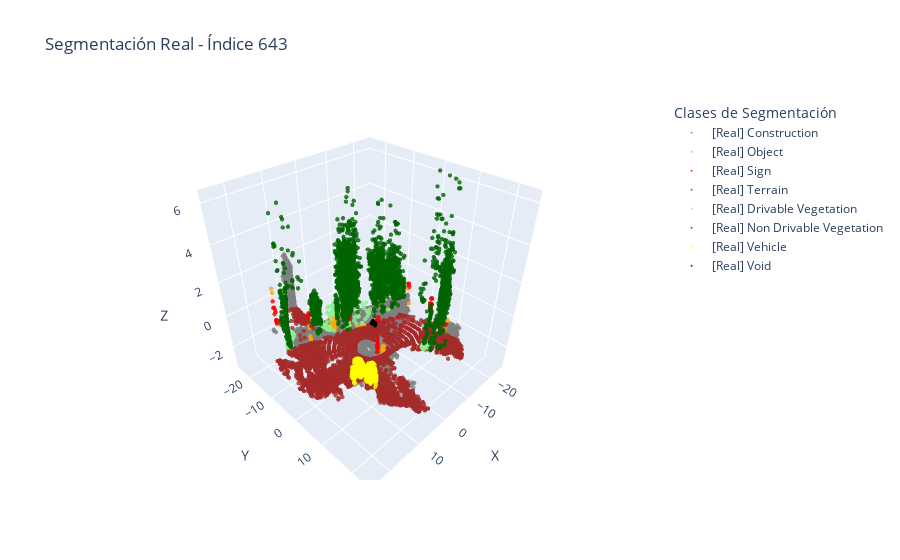
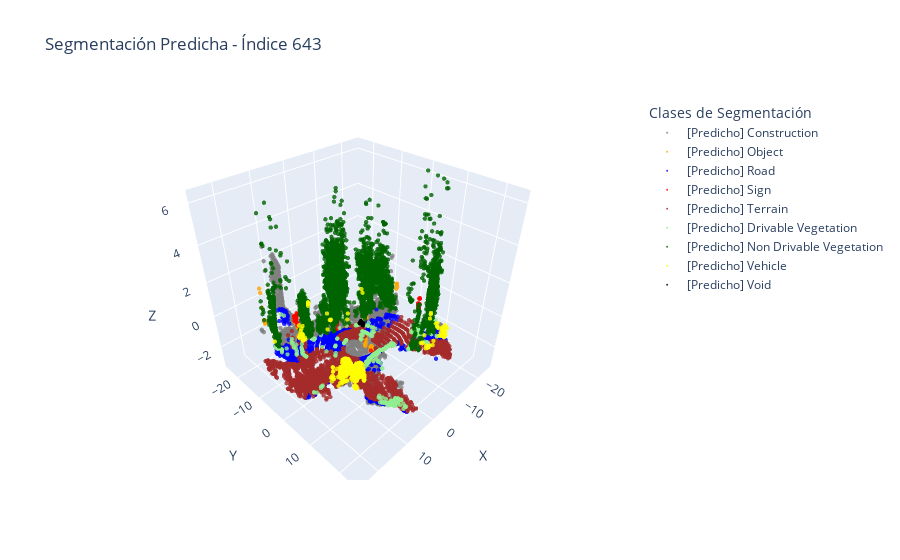

Write notebook code for charts like these, in order.
### Code cell
visualizar_comparacion_segmentacion(points_list, labels_list, preds_list, indice=643)

### Figure 1 — Plotly figure (JSON) as saved in the notebook; plotly's stock layout.template omitted (floating-point values rounded to 4 significant figures; data arrays with more than 128 entries replaced by an {"elided": "..."} marker saying what was removed)
{"data": [{"marker": {"color": "gray", "opacity": 0.8, "size": 1.5}, "mode": "markers", "name": "[Real] Construction", "type": "scatter3d", "x": {"elided": "6727 float values"}, "y": {"elided": "6727 float values"}, "z": {"elided": "6727 float values"}}, {"marker": {"color": "orange", "opacity": 0.8, "size": 1.5}, "mode": "markers", "name": "[Real] Object", "type": "scatter3d", "x": {"elided": "265 float values"}, "y": {"elided": "265 float values"}, "z": {"elided": "265 float values"}}, {"marker": {"color": "red", "opacity": 0.8, "size": 1.5}, "mode": "markers", "name": "[Real] Sign", "type": "scatter3d", "x": {"elided": "336 float values"}, "y": {"elided": "336 float values"}, "z": {"elided": "336 float values"}}, {"marker": {"color": "brown", "opacity": 0.8, "size": 1.5}, "mode": "markers", "name": "[Real] Terrain", "type": "scatter3d", "x": {"elided": "4028 float values"}, "y": {"elided": "4028 float values"}, "z": {"elided": "4028 float values"}}, {"marker": {"color": "lightgreen", "opacity": 0.8, "size": 1.5}, "mode": "markers", "name": "[Real] Drivable Vegetation", "type": "scatter3d", "x": {"elided": "203 float values"}, "y": {"elided": "203 float values"}, "z": {"elided": "203 float values"}}, {"marker": {"color": "darkgreen", "opacity": 0.8, "size": 1.5}, "mode": "markers", "name": "[Real] Non Drivable Vegetation", "type": "scatter3d", "x": {"elided": "4271 float values"}, "y": {"elided": "4271 float values"}, "z": {"elided": "4271 float values"}}, {"marker": {"color": "yellow", "opacity": 0.8, "size": 1.5}, "mode": "markers", "name": "[Real] Vehicle", "type": "scatter3d", "x": {"elided": "496 float values"}, "y": {"elided": "496 float values"}, "z": {"elided": "496 float values"}}, {"marker": {"color": "black", "opacity": 0.8, "size": 1.5}, "mode": "markers", "name": "[Real] Void", "type": "scatter3d", "x": [-1.152, -1.151, -1.164, -1.164, -1.095, -1.201, -1.091, -1.043, -1.138, -1.127, -1.112, -1.139, -1.304, -1.132, -1.167, -1.142, -1.16, -1.12, -1.042, -1.149, -1.075, -1.148, -1.153, -1.067, -1.114, -1.296, -1.042, -1.037, -1.18, -1.106, -1.121, -1.146, -1.319, -1.144, -1.031, -1.186, -1.077, -1.189, -1.188, -1.292, -1.175, -1.074, -1.057, -1.192, -1.201, -1.128, -1.17, -1.134, -1.035, -1.308, -1.152, -1.037, -1.163, -1.202, -1.085, -1.149, -1.092, -1.177], "y": [0.2622, -0.1135, -0.3445, 0.1809, -0.2302, 0.4413, -0.3375, -0.6074, 0.2066, -0.2761, -0.2252, -0.3988, 0.4269, 0.2533, -0.02954, -0.578, -0.3021, -0.09795, -0.2975, -0.3265, -0.5643, 0.2302, -0.0002012, -0.5649, -0.3945, 0.4832, -0.6018, -0.6245, 0.07338, 0.361, -0.3411, 0.2037, 0.4159, 0.06694, -0.5703, 0.1265, -0.2485, 0.09171, 0.1004, 0.4129, 0.01271, -0.5739, -0.6261, 0.1051, 0.4513, -0.2413, 0.1643, -0.3922, -0.2708, 0.439, -0.105, -0.2756, 0.3372, 0.4166, 0.4961, 0.1353, -0.173, -0.05139], "z": [-0.5511, -0.5393, -0.4317, -0.5494, -0.3982, -0.5967, -0.5325, -0.5629, -0.5393, -0.4129, -0.4035, -0.5629, -0.488, -0.541, -0.5443, -0.5967, -0.4263, -0.524, -0.5055, -0.425, -0.5663, -0.546, -0.5376, -0.5629, -0.5511, -0.492, -0.5612, -0.5646, -0.5511, -0.5426, -0.4169, -0.5426, -0.492, -0.5342, -0.5494, -0.5562, -0.5156, -0.5562, -0.5562, -0.4826, -0.5477, -0.568, -0.5731, -0.5579, -0.5984, -0.4102, -0.5511, -0.5595, -0.4987, -0.4907, -0.5393, -0.5004, -0.5646, -0.5934, -0.5562, -0.5393, -0.5156, -0.5494]}], "layout": {"legend": {"title": {"text": "Clases de Segmentación"}}, "scene": {"xaxis": {"title": {"text": "X"}}, "yaxis": {"title": {"text": "Y"}}, "zaxis": {"title": {"text": "Z"}}}, "title": {"text": "Segmentación Real - Índice 643"}}}

### Figure 2 — Plotly figure (JSON) as saved in the notebook; plotly's stock layout.template omitted (floating-point values rounded to 4 significant figures; data arrays with more than 128 entries replaced by an {"elided": "..."} marker saying what was removed)
{"data": [{"marker": {"color": "gray", "opacity": 0.8, "size": 1.5}, "mode": "markers", "name": "[Predicho] Construction", "type": "scatter3d", "x": {"elided": "6343 float values"}, "y": {"elided": "6343 float values"}, "z": {"elided": "6343 float values"}}, {"marker": {"color": "orange", "opacity": 0.8, "size": 1.5}, "mode": "markers", "name": "[Predicho] Object", "type": "scatter3d", "x": {"elided": "161 float values"}, "y": {"elided": "161 float values"}, "z": {"elided": "161 float values"}}, {"marker": {"color": "blue", "opacity": 0.8, "size": 1.5}, "mode": "markers", "name": "[Predicho] Road", "type": "scatter3d", "x": {"elided": "1056 float values"}, "y": {"elided": "1056 float values"}, "z": {"elided": "1056 float values"}}, {"marker": {"color": "red", "opacity": 0.8, "size": 1.5}, "mode": "markers", "name": "[Predicho] Sign", "type": "scatter3d", "x": {"elided": "280 float values"}, "y": {"elided": "280 float values"}, "z": {"elided": "280 float values"}}, {"marker": {"color": "brown", "opacity": 0.8, "size": 1.5}, "mode": "markers", "name": "[Predicho] Terrain", "type": "scatter3d", "x": {"elided": "2371 float values"}, "y": {"elided": "2371 float values"}, "z": {"elided": "2371 float values"}}, {"marker": {"color": "lightgreen", "opacity": 0.8, "size": 1.5}, "mode": "markers", "name": "[Predicho] Drivable Vegetation", "type": "scatter3d", "x": {"elided": "505 float values"}, "y": {"elided": "505 float values"}, "z": {"elided": "505 float values"}}, {"marker": {"color": "darkgreen", "opacity": 0.8, "size": 1.5}, "mode": "markers", "name": "[Predicho] Non Drivable Vegetation", "type": "scatter3d", "x": {"elided": "5061 float values"}, "y": {"elided": "5061 float values"}, "z": {"elided": "5061 float values"}}, {"marker": {"color": "yellow", "opacity": 0.8, "size": 1.5}, "mode": "markers", "name": "[Predicho] Vehicle", "type": "scatter3d", "x": {"elided": "549 float values"}, "y": {"elided": "549 float values"}, "z": {"elided": "549 float values"}}, {"marker": {"color": "black", "opacity": 0.8, "size": 1.5}, "mode": "markers", "name": "[Predicho] Void", "type": "scatter3d", "x": [-1.152, -1.151, -1.164, -1.164, -1.095, -1.201, -1.091, -1.043, -1.138, -1.127, -1.112, -1.139, -1.304, -1.132, -1.167, -1.142, -1.16, -1.12, -1.042, -1.149, -1.075, -1.148, -1.153, -1.067, -1.114, -1.296, -1.042, -1.037, -1.18, -1.106, -1.121, -1.146, -1.319, -1.144, -1.031, -1.186, -1.077, -1.189, -1.188, -1.292, -1.175, -1.074, -1.057, -1.192, -1.201, -1.128, -1.17, -1.134, -1.035, -1.308, -1.152, -1.037, -1.163, -1.202, -1.085, -1.149, -1.092, -1.177], "y": [0.2622, -0.1135, -0.3445, 0.1809, -0.2302, 0.4413, -0.3375, -0.6074, 0.2066, -0.2761, -0.2252, -0.3988, 0.4269, 0.2533, -0.02954, -0.578, -0.3021, -0.09795, -0.2975, -0.3265, -0.5643, 0.2302, -0.0002012, -0.5649, -0.3945, 0.4832, -0.6018, -0.6245, 0.07338, 0.361, -0.3411, 0.2037, 0.4159, 0.06694, -0.5703, 0.1265, -0.2485, 0.09171, 0.1004, 0.4129, 0.01271, -0.5739, -0.6261, 0.1051, 0.4513, -0.2413, 0.1643, -0.3922, -0.2708, 0.439, -0.105, -0.2756, 0.3372, 0.4166, 0.4961, 0.1353, -0.173, -0.05139], "z": [-0.5511, -0.5393, -0.4317, -0.5494, -0.3982, -0.5967, -0.5325, -0.5629, -0.5393, -0.4129, -0.4035, -0.5629, -0.488, -0.541, -0.5443, -0.5967, -0.4263, -0.524, -0.5055, -0.425, -0.5663, -0.546, -0.5376, -0.5629, -0.5511, -0.492, -0.5612, -0.5646, -0.5511, -0.5426, -0.4169, -0.5426, -0.492, -0.5342, -0.5494, -0.5562, -0.5156, -0.5562, -0.5562, -0.4826, -0.5477, -0.568, -0.5731, -0.5579, -0.5984, -0.4102, -0.5511, -0.5595, -0.4987, -0.4907, -0.5393, -0.5004, -0.5646, -0.5934, -0.5562, -0.5393, -0.5156, -0.5494]}], "layout": {"legend": {"title": {"text": "Clases de Segmentación"}}, "scene": {"xaxis": {"title": {"text": "X"}}, "yaxis": {"title": {"text": "Y"}}, "zaxis": {"title": {"text": "Z"}}}, "title": {"text": "Segmentación Predicha - Índice 643"}}}
